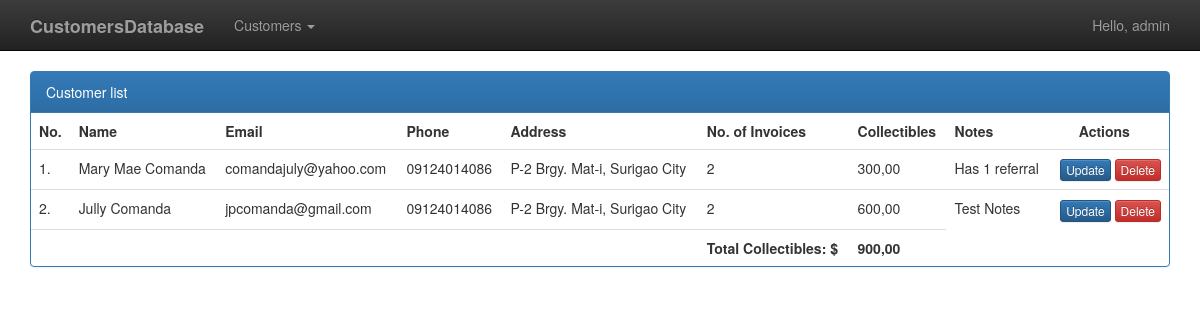
Page / (signed in) on the earlier database version.
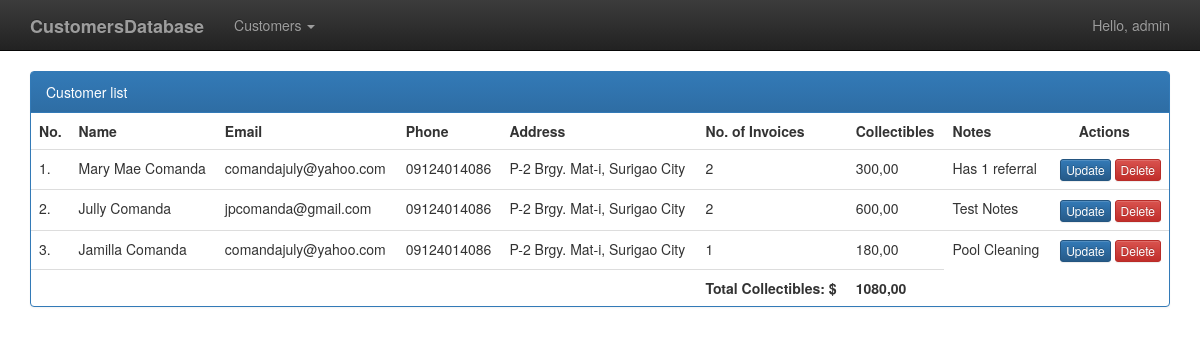
Same page on the later database version.
### customers/models.py (models this page shows, shortened)
class Customer(models.Model):
    name = models.CharField(max_length=256)
    email = models.CharField(max_length=256, blank=True)
    phone = models.CharField(max_length=256, blank=True)
    address = models.CharField(max_length=256, blank=True)
    invoices = models.IntegerField()
    total_collectibles = models.DecimalField(decimal_places=2, max_digits=10)
    notes = models.CharField(max_length=500, blank=True)

### customers/views.py (the view)
# urls.py: path('', views.index, name='index'),
@login_required(login_url='login/')
def index(request):
    customers = Customer.objects.all()
    total = Customer.objects.aggregate(TOTAL=Sum('total_collectibles'))['TOTAL']
    context = {
        'title': 'Customer List',
        'customers': customers,
        'total': total
    }
    return render(request, 'index.html', context)

### customers/templates/index.html (shortened to what this page needs)
{% extends 'base.html' %}
{% block content %}
{% if customers %}
<div class="panel panel-primary">
	<div class="panel-heading">Customer list</div>
	<table class="table table-hover">
		<tr>
			<th>No.</th>
			<th>Name</th>
			<th>Email</th>
			<th>Phone</th>
			<th>Address</th>
			<th>No. of Invoices</th>
			<th>Collectibles</th>
			<th>Notes</th>
			<th class="text-right">Actions &nbsp; &nbsp; &nbsp; &nbsp; </th>
		</tr>
		{% for customer in customers %}
		<tr>
			<td>{{ forloop.counter }}.</td>
			<td>{{ customer.name }}</td>
			<td>{{ customer.email }}</td>
			<td>{{ customer.phone }}</td>
			<td>{{ customer.address }}</td>
			<td>{{ customer.invoices }}</td>
			<td>{{ customer.total_collectibles }}</td>
			<td>{{ customer.notes }}</td>
			<td class="text-right">
				<a href="{% url 'customer' customer.id %}" class="btn btn-xs btn-primary">Update</a>
				<button type="button" data-toggle="modal" data-target="#confirmdelete" data-object-name="{{ customer.name }}" data-delete-url="{% url 'delete_customer' customer.id %}" class="btn btn-xs btn-danger">Delete</button>
			</td>
		</tr>
		{% endfor %}
		<tr>
			<td>    </td>
			<td>    </td>
			<td>    </td>
			<td>    </td>
			<td>    </td>
			<th>Total Collectibles: $ </th>
			<th>{{ total|floatformat:2 }}</th>
		</tr>
	</table>
</div>
{% else %}
<div class="alert alert-warning">No customers!</div>
{% endif %}
{% endblock %}

Differences in the rows shown:
added Customer: name "Jamilla Comanda", email "comandajuly@yahoo.com", phone "09124014086", address "P-2 Brgy. Mat-i, Surigao City", invoices "1", total_collectibles "180,00", notes "Pool Cleaning"
Other differences:
{{ total|floatformat:2 }}: "900,00" → "1080,00"
